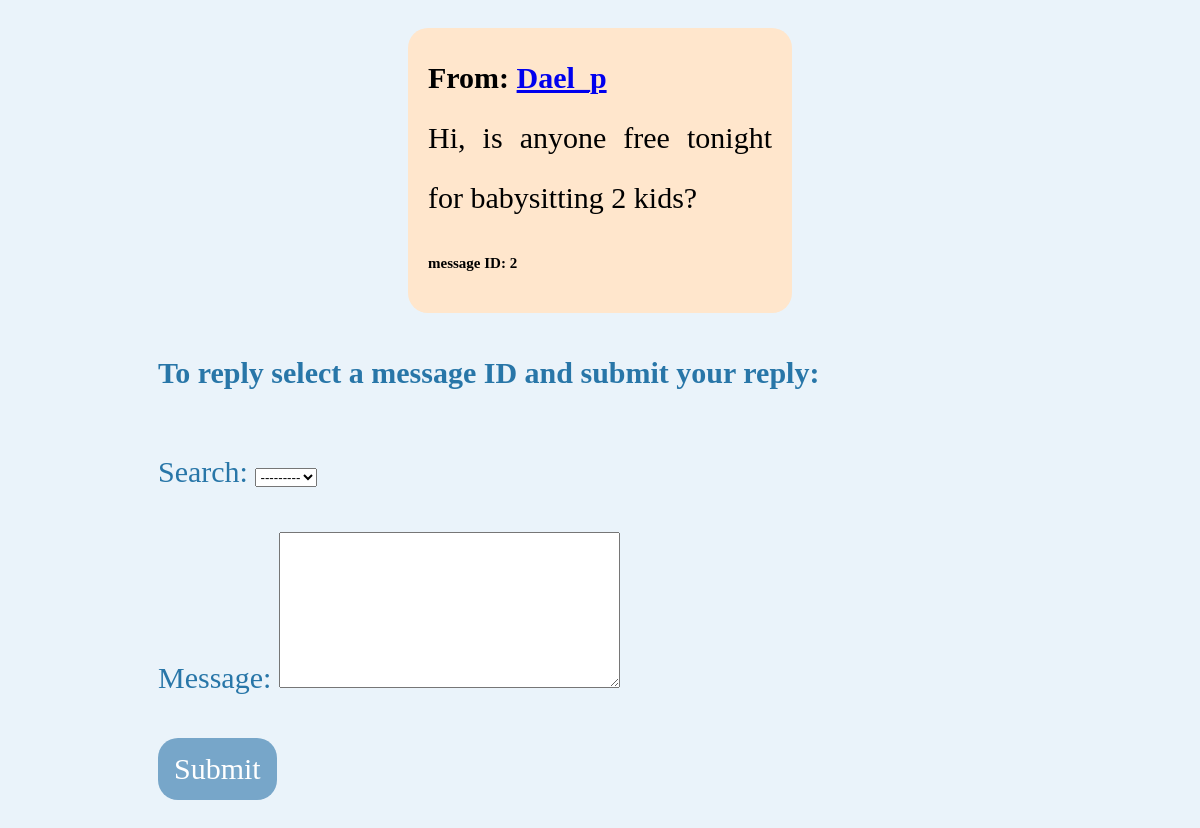
/feed/ (signed in, lower part), run on an earlier commit of the app's database.
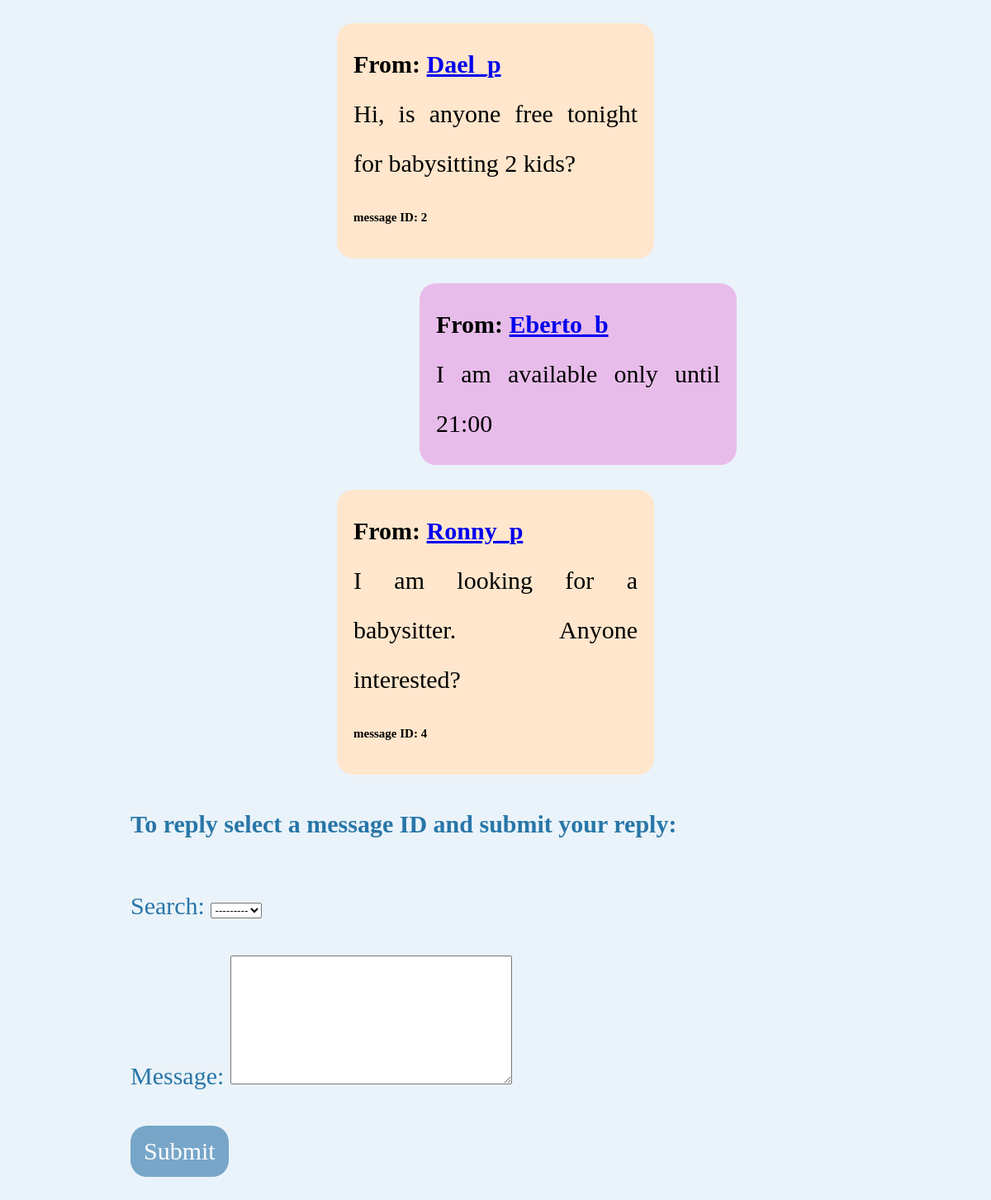
And on a later commit of the database.
### accounts/models.py (models this page shows, shortened)
class Search(models.Model):
    username = models.CharField(max_length = 100) #parent username
    min_exp = models.IntegerField()
    gender = models.CharField(max_length=300, choices=CHOICES_GENDER)
    message = models.TextField()
    results = models.ManyToManyField(Details, blank=True) # list of babysitter found with the params
    reply = models.ManyToManyField(Reply, blank=True)  # list of babysitter replys
    def __str__(self):
        return str(self.id)

class Reply(models.Model): # babysitter reply messages - only when got reply. To add to Serach
    babysitter = models.CharField(max_length=100)
    message = models.TextField()

### accounts/views.py (the view)
# urls.py: path('feed/', views.feed_view, name='feed'),
@login_required(login_url='accounts:login_form')
def feed_view(request):
    if request.method == "POST":
        reply = Reply.objects.create(babysitter = request.user.username,
                            message = request.POST['message'])
        search_mes = ReplySearch.objects.get(search=request.POST['search'],
                                             babysitter = request.user.username)
        search_mes.message= request.POST['message']
        search_mes.save()
        current_search = Search.objects.get(id=request.POST['search'])
        current_search.reply.add(reply)
        current_search.save()
        return redirect("accounts:feed")
    else:
        profile = Profile.objects.get(username=request.user.username)
        if profile.type == "Parent":
            parent_search = Search.objects.all().filter(username=request.user.username)
            return render(request, "accounts/feed.html",
                          {"parent_search": parent_search,
                           "type" : "Parent"})
        else:
            reply_message = ReplySearch.objects.filter(babysitter=request.user.username)
            id_search = reply_message.values_list('search', flat=True)
            parent_search = Search.objects.all().filter(id__in=id_search) # TODO order by search id
            reply_form = ReplyForm(parent_search=parent_search)
            return render(request, "accounts/feed.html",
                          {"parent_search": parent_search,
                           "reply_form" : reply_form,
                           "type" : "Babysitter"})

### accounts/forms.py
class ReplyForm(forms.ModelForm):
    def __init__(self, parent_search, *args, **kwargs):
        super(ReplyForm, self).__init__(*args, **kwargs)
        self.fields['search'] = forms.ModelChoiceField(queryset=parent_search)
    class Meta:
        model = ReplySearch
        fields = ('search', 'message')

### templates/accounts/feed.html (shortened to what this page needs)
{% extends 'base_layout.html' %}s
{% block content %}
{% for p in  parent_search %}
<p class="message_p">
    <span class="username">
        From: <a href ="{% url 'accounts:info' username=p.username %}">{{p.username}}</a></span>
    <br> {{p.message}} <br>
    <span class="smaller"> message ID: {{p.id}}</span> </p>
    {% if type == "Babysitter" %}
        {% for r in  p.reply.all %}
            {% if r.babysitter == user.username %}
            <p class="reply">
             <span class="username">
            From: <a href ="{% url 'accounts:info' username=r.babysitter %}">{{r.babysitter}}</a></span>
            <br> {{r.message}}
            </p>
            {% endif %}
        {% endfor %}
    {% endif %}
{% endfor %}
{% if type == "Babysitter" %}
<p> <span  class ="bold"> To reply select a message ID and submit your reply: </span> </p>
 <form method="post" style="margin-top: 1.3em;" >
              {{ reply_form.as_p }}
               <p><button type="submit">Submit</button></p>
</form>
{% endif %}
{% endblock %}

What changed in the data, as far as the page shows it:
added Reply: babysitter "Eberto_b", message "I am available only until 21:00", shown under Search "Dael_p"
added Search: username "Ronny_p", message "I am looking for a babysitter. Anyone interested?", id "4"
